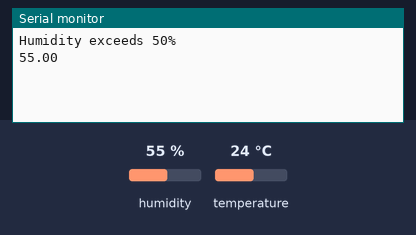
A sketch run on a simulated ESP8266 (NodeMCU). Parts: the last lines printed to the serial monitor. The inputs (shaded band) are chosen by the test bench; at power-on: temperature 24 °C, humidity 55 %. WiFi joins after 1.5 s; servers stay silent unless stated.

Above: at 3.0 s.
3.1 s: temperature set to 28 °C
At 5.4 s:
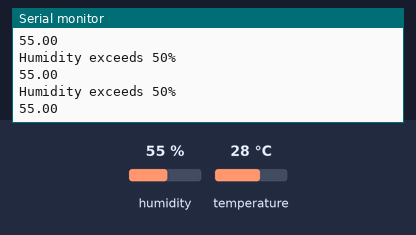
8.3 s: humidity set to 68 %
At 9.3 s:
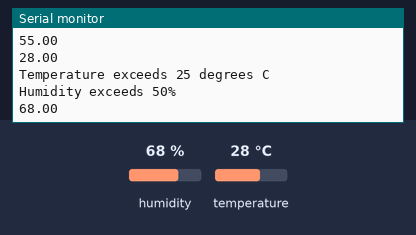
9.8 s: humidity set to 88 %
At 12.6 s:
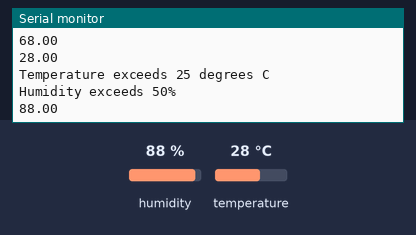
Timing chart, 0 to 14.1 s (numbered marks = the images above; inputs shaded):
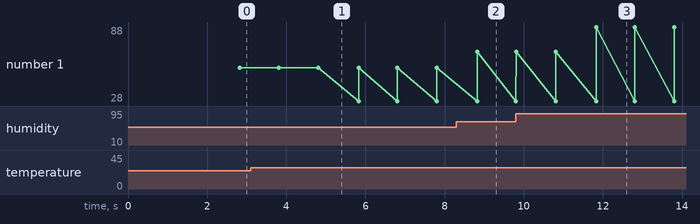

Measured:
- after the input at 8.3 s, the serial monitor: prints a new line after 0.53 s (image 2)
- after the input at 9.8 s, the serial monitor: prints a new line after 2.0 s (image 3)
- plotted number 1: 55 → 68 after the input at 8.3 s, 68 → 88 after the input at 9.8 s

The sketch:

Temp_notify_blynk.ino
```cpp
#include <ESP8266WiFi.h>
#include <BlynkSimpleEsp8266.h>
#include "DHT.h"
#include <Blynk.h>
#define BLYNK_PRINT Serial

const char* ssid = "........";
const char* pass = "......";

char auth[] = "...........";
#define DHTPIN D1
DHT dht (DHTPIN ,DHT11);

BlynkTimer timer;

void sendSensor()
{
  float h=dht.readHumidity();
  float t=dht.readTemperature();

  if (isnan(h) || isnan(t)) {
    Serial.println("Failed to read from DHT sensor!");
    return;
  }
  // You can send any value at any time.
  // Please don't send more that 10 values per second.
  Blynk.virtualWrite(V5, t);
 //delay(100);
  Blynk.virtualWrite(V6, h);
  //Serial.println(t);
  if(t>25)
  {
    Blynk.notify("Temperature exceeds 25 degrees C");
    Serial.println(t);
    Serial.println("Temperature exceeds 25 degrees C");
  }
  if(h>=50)
  {
     Blynk.notify("Humidity exceeds 50%");
     Serial.println("Humidity exceeds 50%");
     Serial.println(h);
  }
}


void setup() {
  // put your setup code here, to run once:
  Serial.begin(115200);
Blynk.begin(auth, ssid, pass);
timer.setInterval(1000L, sendSensor);


}

void loop() {
  // put your main code here, to run repeatedly:

  Blynk.run();
  //delay(500);
  timer.run();
}
```
